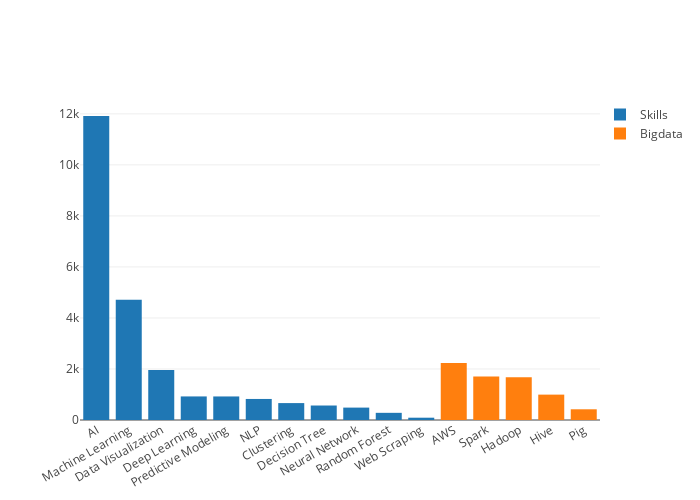

The code cell stored with this chart in its notebook:
### Code cell
layout = Layout(
    paper_bgcolor='rgba(0,0,0,0)',
    plot_bgcolor='rgba(0,0,0,0)'
)

bar_layout = Layout(
    barmode='group',
    height=500,
    width=700,
    xaxis=dict(tickangle=-30),
    paper_bgcolor='rgba(0,0,0,0)',
    plot_bgcolor='rgba(0,0,0,0)',
    legend=dict(x=1)
)

graph_data = []

skills2 = {'Skills':Skills, 'Bigdata':Bigdata}

for a, skill_dict in skills2.items():
    graph_data.append(go.Bar(
        x = list(skillset_df[a].index),
        y = list(skillset_df[a][1]),
        name = a))

py.offline.iplot(Figure(data=graph_data, layout=bar_layout), filename='Skillsets1')

### Figure 1 — Plotly figure (JSON) as saved in the notebook; plotly's stock layout.template omitted (floating-point values rounded to 4 significant figures)
{"data": [{"name": "Skills", "type": "bar", "uid": "6d873236-bb62-11e8-bca3-4c3488ea762f", "x": ["AI", "Machine Learning", "Data Visualization", "Deep Learning", "Predictive Modeling", "NLP", "Clustering", "Decision Tree", "Neural Network", "Random Forest", "Web Scraping"], "y": [11917, 4714, 1963, 924, 923, 825, 663, 568, 486, 281, 90]}, {"name": "Bigdata", "type": "bar", "uid": "6d873237-bb62-11e8-ab3d-4c3488ea762f", "x": ["AWS", "Spark", "Hadoop", "Hive", "Pig"], "y": [2236, 1709, 1677, 995, 420]}], "layout": {"barmode": "group", "height": 500, "legend": {"x": 1}, "paper_bgcolor": "rgba(0,0,0,0)", "plot_bgcolor": "rgba(0,0,0,0)", "width": 700, "xaxis": {"tickangle": -30}}}
